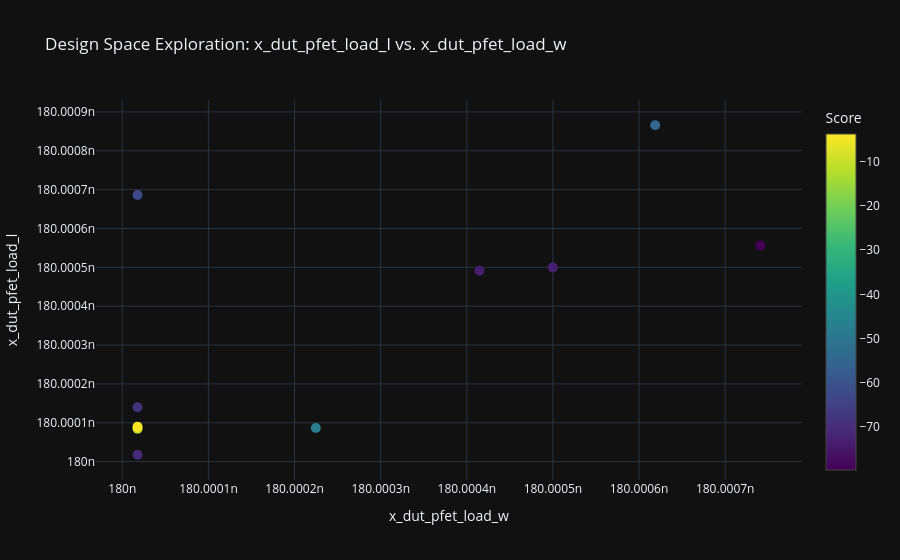
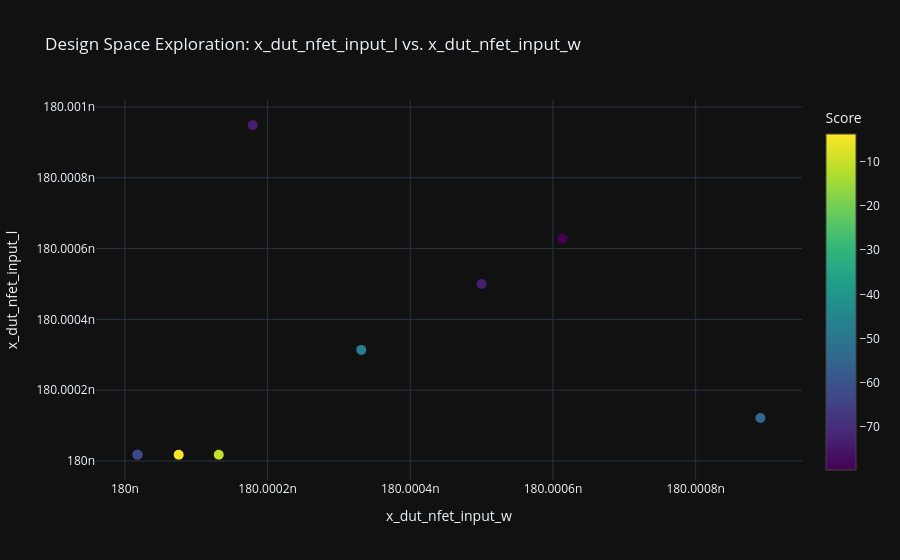

The notebook cell saved with these charts, in order:
### Markdown cell above
### (4) Design Space Exploration

### Code cell
circuit_optimizer.plot_design_space_exploration(param_x="x_dut_pfet_load_w", param_y="x_dut_pfet_load_l", show=True)
circuit_optimizer.plot_design_space_exploration(param_x="x_dut_nfet_input_w", param_y="x_dut_nfet_input_l", show=True)
circuit_optimizer.plot_design_space_exploration(param_x="x_dut_nfet_mirror_w", param_y="x_dut_nfet_mirror_l", show=True)

### Figure 1 — Plotly figure (JSON) as saved in the notebook; plotly's stock layout.template omitted (floating-point values rounded to 4 significant figures)
{"data": [{"marker": {"color": [-73.22, -47.61, -79.67, -54.84, -73.87, -10.39, -70.5, -68.65, -3.723, -62.9], "colorbar": {"title": {"text": "Score"}}, "colorscale": [[0, "#440154"], [0.1111, "#482878"], [0.2222, "#3e4989"], [0.3333, "#31688e"], [0.4444, "#26828e"], [0.5556, "#1f9e89"], [0.6667, "#35b779"], [0.7778, "#6ece58"], [0.8889, "#b5de2b"], [1, "#fde725"]], "showscale": true, "size": 10}, "mode": "markers", "name": "Design Space Exploration", "type": "scatter", "x": [1.8e-07, 1.8e-07, 1.8e-07, 1.8e-07, 1.8e-07, 1.8e-07, 1.8e-07, 1.8e-07, 1.8e-07, 1.8e-07], "y": [1.8e-07, 1.8e-07, 1.8e-07, 1.8e-07, 1.8e-07, 1.8e-07, 1.8e-07, 1.8e-07, 1.8e-07, 1.8e-07]}], "layout": {"showlegend": false, "title": {"text": "Design Space Exploration: x_dut_pfet_load_l vs. x_dut_pfet_load_w"}, "xaxis": {"title": {"text": "x_dut_pfet_load_w"}}, "yaxis": {"title": {"text": "x_dut_pfet_load_l"}}}}

### Figure 2 — Plotly figure (JSON) as saved in the notebook; plotly's stock layout.template omitted (floating-point values rounded to 4 significant figures)
{"data": [{"marker": {"color": [-73.22, -47.61, -79.67, -54.84, -73.87, -10.39, -70.5, -68.65, -3.723, -62.9], "colorbar": {"title": {"text": "Score"}}, "colorscale": [[0, "#440154"], [0.1111, "#482878"], [0.2222, "#3e4989"], [0.3333, "#31688e"], [0.4444, "#26828e"], [0.5556, "#1f9e89"], [0.6667, "#35b779"], [0.7778, "#6ece58"], [0.8889, "#b5de2b"], [1, "#fde725"]], "showscale": true, "size": 10}, "mode": "markers", "name": "Design Space Exploration", "type": "scatter", "x": [1.8e-07, 1.8e-07, 1.8e-07, 1.8e-07, 1.8e-07, 1.8e-07, 1.8e-07, 1.8e-07, 1.8e-07, 1.8e-07], "y": [1.8e-07, 1.8e-07, 1.8e-07, 1.8e-07, 1.8e-07, 1.8e-07, 1.8e-07, 1.8e-07, 1.8e-07, 1.8e-07]}], "layout": {"showlegend": false, "title": {"text": "Design Space Exploration: x_dut_nfet_input_l vs. x_dut_nfet_input_w"}, "xaxis": {"title": {"text": "x_dut_nfet_input_w"}}, "yaxis": {"title": {"text": "x_dut_nfet_input_l"}}}}
